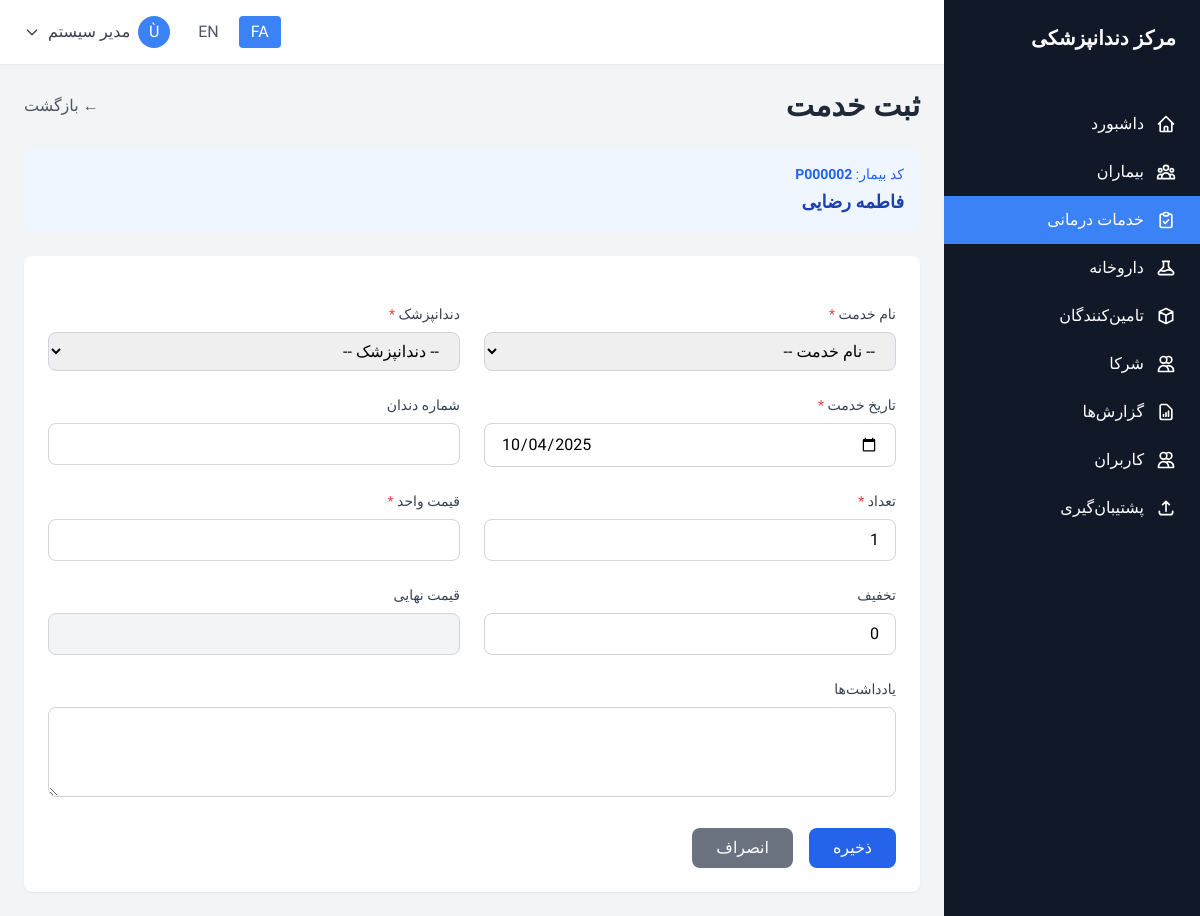
Page /services/provide.php?patient_id=2 (signed in) on the committed database.
### tables this page shows
CREATE TABLE IF NOT EXISTS system (
    id INT AUTO_INCREMENT PRIMARY KEY,
    record_type ENUM('setting', 'activity_log') NOT NULL,
    setting_key VARCHAR(50),
    setting_value TEXT,
    setting_type VARCHAR(20) DEFAULT 'text',
    description TEXT,
    user_id INT,
    action VARCHAR(50),
    table_name VARCHAR(50),
    record_id INT,
    ip_address VARCHAR(45),
    user_agent TEXT,
    created_at DATETIME DEFAULT CURRENT_TIMESTAMP,
    updated_at DATETIME DEFAULT CURRENT_TIMESTAMP ON UPDATE CURRENT_TIMESTAMP,
    INDEX idx_record_type (record_type),
    INDEX idx_setting_key (setting_key),
    INDEX idx_user_action (user_id, action),
    INDEX idx_table_record (table_name, record_id),
    INDEX idx_activity_date (created_at),
    UNIQUE KEY unique_setting (setting_key, record_type),
    FOREIGN KEY (user_id) REFERENCES users(id) ON DELETE SET NULL
);

CREATE TABLE IF NOT EXISTS patients (
    id INT AUTO_INCREMENT PRIMARY KEY,
    patient_code VARCHAR(20) UNIQUE NOT NULL,
    first_name VARCHAR(50) NOT NULL,
    last_name VARCHAR(50) NOT NULL,
    age INT,
    gender ENUM('male', 'female', 'other'),
    phone VARCHAR(20) NOT NULL,
    email VARCHAR(100),
    address TEXT,
    medical_history TEXT,
    allergies TEXT,
    notes TEXT,
    created_by INT,
    created_at DATETIME DEFAULT CURRENT_TIMESTAMP,
    updated_at DATETIME DEFAULT CURRENT_TIMESTAMP ON UPDATE CURRENT_TIMESTAMP,
    INDEX idx_patient_code (patient_code),
    INDEX idx_phone (phone),
    INDEX idx_name_phone (first_name, last_name, phone),
    INDEX idx_created_date (created_at),
    FOREIGN KEY (created_by) REFERENCES users(id) ON DELETE SET NULL
);

### services/provide.php (the view, shortened to what the rows shown need)
<?php
require_once '../config/config.php';
$patientId = intval($_GET['patient_id'] ?? 0);
$patient = fetchOne("SELECT * FROM patients WHERE id = ?", [$patientId]);
include '../includes/header.php';
?>
<div class="space-y-6">
    <div class="flex items-center justify-between">
        <h1 class="text-3xl font-bold text-gray-800"><?php echo $lang['provide_service']; ?></h1>
    </div>
    <div class="bg-blue-50 rounded-lg p-4">
        <p class="text-sm text-blue-600 mb-1"><?php echo $lang['patient_code']; ?>: <strong><?php echo $patient['patient_code']; ?></strong></p>
        <p class="text-lg font-semibold text-blue-800"><?php echo htmlspecialchars($patient['first_name'] . ' ' . $patient['last_name']); ?></p>
    </div>
</div>
<?php include '../includes/footer.php'; ?>

### includes/header.php (shortened to what the rows shown need)
<?php
$lang = loadLanguage();
?>
<!DOCTYPE html>
<html lang="<?php echo $current_lang; ?>" dir="<?php echo $current_lang === 'fa' ? 'rtl' : 'ltr'; ?>">
<head>
    <script src="https://cdn.tailwindcss.com"></script>
</head>
<body class="bg-gray-100">
    <div class="flex h-screen overflow-hidden">
        <aside class="w-64 bg-gray-900 text-white flex-shrink-0 hidden md:block flex flex-col">
            <div class="p-6 flex-shrink-0">
                <h1 class="text-xl font-bold"><?php echo getSetting('clinic_name', $lang['app_name']); ?></h1>
            </div>
        </aside>
        <div class="flex-1 flex flex-col overflow-hidden">
            <main class="flex-1 overflow-y-auto p-6">

### rows in the picture
system: setting_value "مرکز دندانپزشکی"
patients: patient_code "P000002", first_name+last_name "فاطمه رضایی"

### other values in the picture
$lang['menu_dashboard'] "داشبورد"
$lang['menu_patients'] "بیماران"
$lang['menu_services'] "خدمات درمانی"
$lang['menu_medicines'] "داروخانه"
$lang['menu_suppliers'] "تامین‌کنندگان"
$lang['menu_partners'] "شرکا"
$lang['menu_reports'] "گزارش‌ها"
$lang['menu_users'] "کاربران"
$lang['menu_backup'] "پشتیبان‌گیری"
substr($user['full_name'], 0, 1) "Ù"
$user['full_name'] "مدیر سیستم"
$lang['provide_service'] "ثبت خدمت"
$lang['back'] "بازگشت"
$lang['patient_code'] "کد بیمار"
$lang['service_name'] "نام خدمت"
